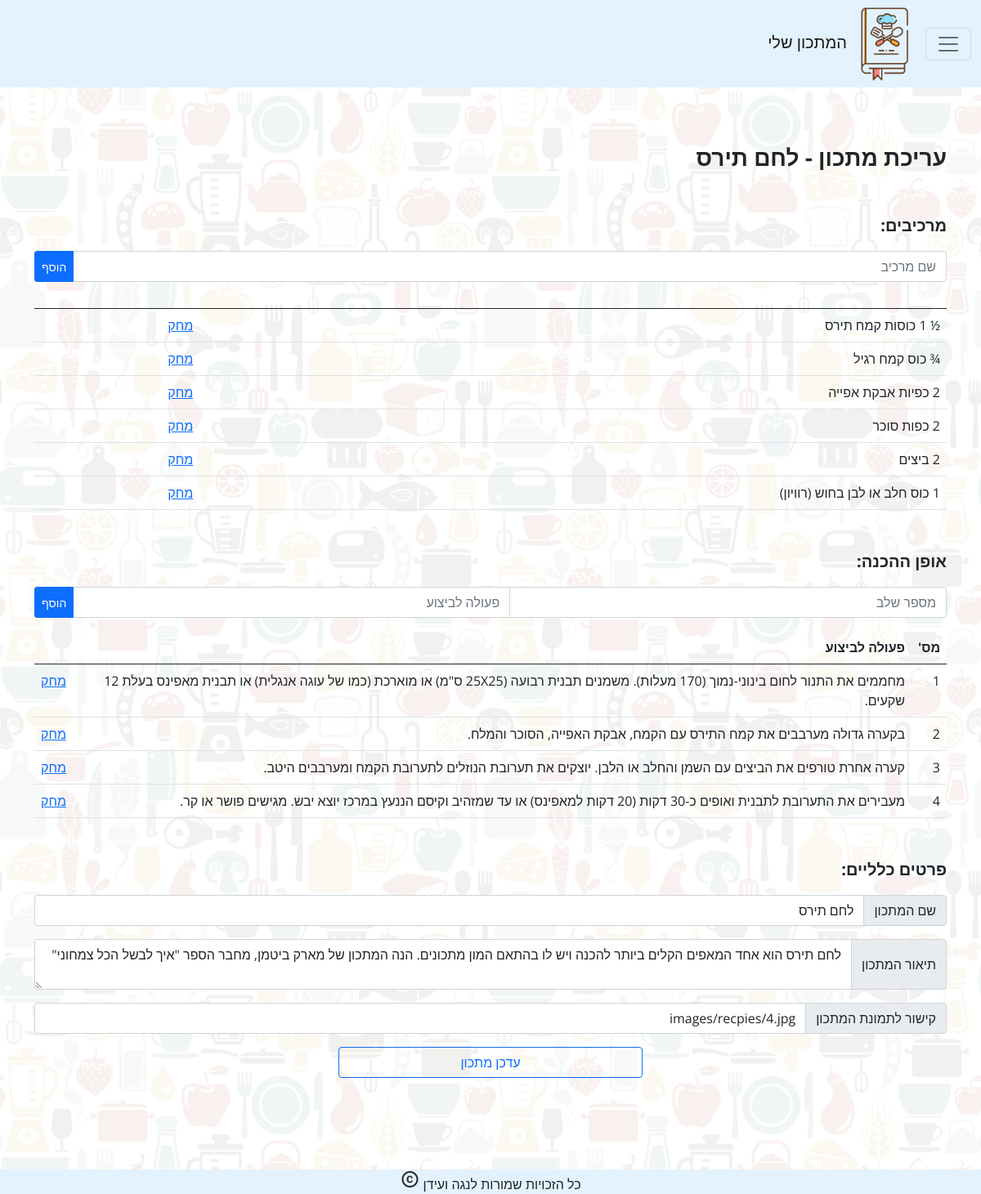
Page /edit.php?recipe_id=4 on the committed database.
### tables this page shows
CREATE TABLE `recpie` (
  `recpieID` int(11) NOT NULL,
  `name` varchar(50) NOT NULL,
  `date` date NOT NULL,
  `description` text NOT NULL,
  `userWrote` varchar(20) NOT NULL,
  `picLink` text NOT NULL
);

CREATE TABLE `ingredient` (
  `ingredientID` int(11) NOT NULL,
  `ingredientName` text NOT NULL,
  `recpieID` int(11) NOT NULL
);

CREATE TABLE `instruction` (
  `instruction` int(11) NOT NULL,
  `instructionText` text NOT NULL,
  `recpieID` int(11) NOT NULL
);

### edit.php (the view, shortened to what this page needs)
<?php require_once("parts/header.php"); ?>
<?php $id = $_GET['recipe_id']; ?>
       <?php
    $sql = "SELECT * FROM `recpie` WHERE `recpie`.`recpieID` = $id";
    $recpies = $conn->query ($sql)->fetch_assoc();
    ?>
<main class="container mt-md-5 mt-5 mb-md-5 mb-5 pt-md-3 pt-3 pb-md-3 pb-3">
    <div class="mb-5">
        <p class="fw-bold fs-3">עריכת מתכון - <?php echo $recpies['name'] ?></p>
    </div>
    <div class="mb-5">
        <p class="fw-bold fs-5">מרכיבים:</p>
        <form method="post" action="add/add_ingredient.php?recipe_id=<?=$id?>">
            <div class="input-group mb-3">
                <input type="text" placeholder="שם מרכיב" name="ing" id="ing" class="form-control">
                <input type="submit" name="update" value="הוסף" class="btn btn-primary btn-sm forum-control"/>
            </div>
        </form>
        <table id="customer_table" class="table table-hover">
            <thead>
                <tr>
                    <th scope="col"></th>
                    <th scope="col"></th>
                </tr>
            </thead>
            <tbody>
                <?php
                $sql = "select * from ingredient where recpieID=$id";
                $result = $conn->query ($sql);
                ?>
                <?php while ($ingredient = $result->fetch_assoc()):?>
                <tr>
                    <td><?=$ingredient['ingredientName']?></td>
                    <td><a class="delete_ingredient" href="delete/delete_ingredient.php?ingredient_id=<?=$ingredient['ingredientID']?>&recipe_id=<?=$ingredient['recpieID']?>">מחק</a></td>
                </tr>
                <?php endwhile;?>
            </tbody>
        </table>
    </div>
    <div class="mb-5">
        <p class="fw-bold fs-5">אופן ההכנה:</p>
        <form method="post" action="add/add_instruction.php?recipe_id=<?=$id?>">
            <div class="input-group mb-3">
                <input type="text" placeholder="מספר שלב" name="instructionID" id="instructionID" class="form-control">
                <input type="text" placeholder="פעולה לביצוע" name="instructionText" id="instructionText" class="form-control">
                <input type="submit" name="update" value="הוסף" class="btn btn-primary btn-sm forum-control"/>
            </div>
        </form>
        <table id="customer_table" class="table table-hover">
            <thead>
                <tr>
                    <th scope="col">מס'</th>
                    <th scope="col">פעולה לביצוע</th>
                    <th scope="col"></th>
                </tr>
            </thead>
            <tbody>
                <?php
                $sql = "select * from instruction where recpieID=$id";
                $result = $conn->query ($sql);
                ?>
                <?php while ($instruction = $result->fetch_assoc()):?>
                <tr>
                    <td><?=$instruction['instruction']?></td>
                    <td><?=$instruction['instructionText']?></td>
                    <td><a class="delete_instruction" href="delete/delete_instruction.php?instruction_id=<?=$instruction['instruction']?>&recipe_id=<?=$id?>">מחק</a></td>
                </tr>
                <?php endwhile;?>
            </tbody>
        </table>
    </div>
    <form method="post">
        <div class="mb-5">
            <p class="fw-bold fs-5">פרטים כלליים:</p>
            <div class="input-group mb-3">
                <span class="input-group-text" id="basic-addon2">שם המתכון</span>
                <input type="text" value="<?=$recpies['name'];?>" placeholder="שם מתכון" name="name" id="name"class="form-control">
            </div>
            <div class="input-group mb-3">
                <span class="input-group-text" id="basic-addon2">תיאור המתכון</span>
                <textarea type="text" placeholder="תיאור מתכון" name="description" id="description" class="form-control" aria-label="With textarea"><?=$recpies['description'];?></textarea>
            </div>
            <div class="input-group mb-3">
                <span class="input-group-text" id="basic-addon2">קישור לתמונת המתכון</span>
                <input type="text" value="<?=$recpies['picLink'];?>" placeholder="קישור מתכון" name="pic" id="pic"class="form-control">
            </div>
            <div class="d-grid gap-2 col-4 mx-auto">
                <input type="submit" name="update_recpie" value="עדכן מתכון" class="btn btn-outline-primary forum-control"/>
            </div>
        </div>
    </form>
</main>
<?php require_once("parts/footer.php");?>

### style.css (style rules this page uses)
body,html { font-family: 'Open Sans', sans-serif; scroll-behavior: smooth; margin: 0 auto; background-image: url('images/background.jpg'); background-color: rgba(255,255,255,0.90); background-blend-mode: lighten; }

### rows in the picture
recpie: name "לחם תירס", description "לחם תירס הוא אחד המאפים הקלים ביותר להכנה ויש לו בהתאם המון מתכונים. הנה המתכון של מארק ביטמן, מחבר הספר \"איך לבשל הכל צמחוני\"", pic "images/recpies/4.jpg"
ingredient: ingredientName "½ 1 כוסות קמח תירס"
ingredient: ingredientName "¾ כוס קמח רגיל"
ingredient: ingredientName "2 כפיות אבקת אפייה"
ingredient: ingredientName "2 כפות סוכר"
ingredient: ingredientName "2 ביצים"
ingredient: ingredientName "1 כוס חלב או לבן בחוש (רוויון)"
instruction: instruction "1", instructionText "מחממים את התנור לחום בינוני-נמוך (170 מעלות). משמנים תבנית רבועה (25X25 ס\"מ) או מוארכת (כמו של עוגה אנגלית) או תבנית מאפינס בעלת 12 שקעים."
instruction: instruction "2", instructionText "בקערה גדולה מערבבים את קמח התירס עם הקמח, אבקת האפייה, הסוכר והמלח."
instruction: instruction "3", instructionText "קערה אחרת טורפים את הביצים עם השמן והחלב או הלבן. יוצקים את תערובת הנוזלים לתערובת הקמח ומערבבים היטב."
instruction: instruction "4", instructionText "מעבירים את התערובת לתבנית ואופים כ-30 דקות (20 דקות למאפינס) או עד שמזהיב וקיסם הננעץ במרכז יוצא יבש. מגישים פושר או קר."
